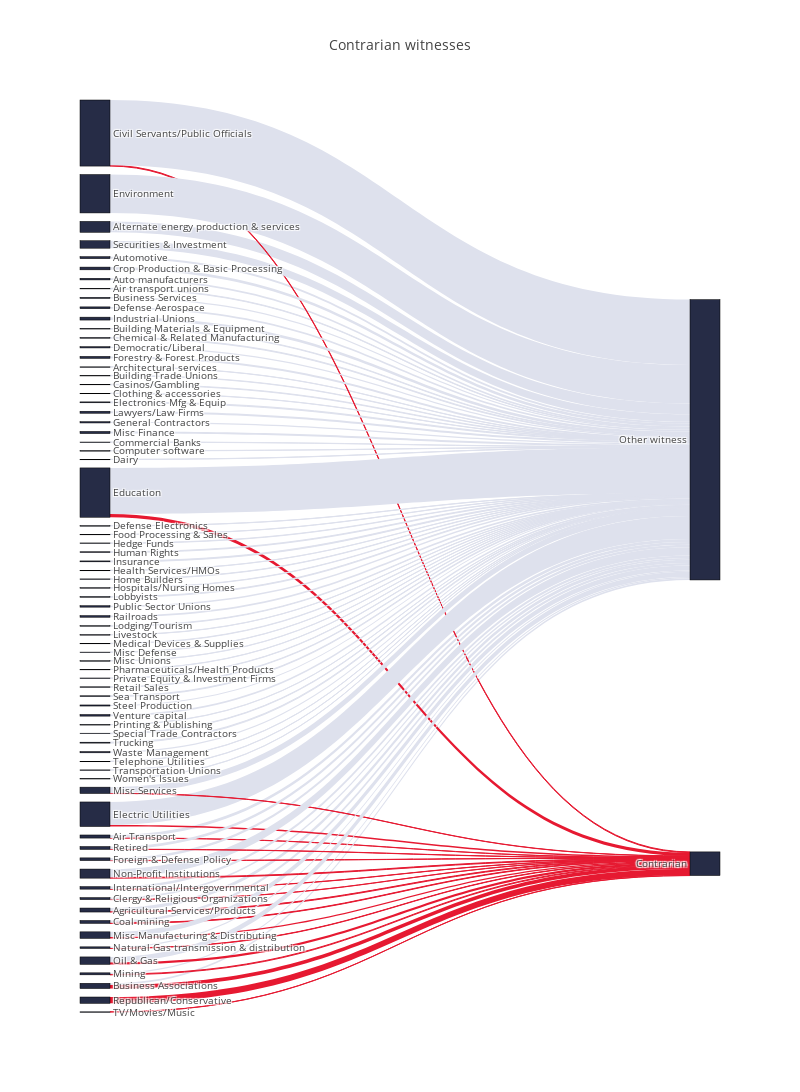

Notebook code for this chart:
### Code cell
data_trace = dict(
    type='sankey',
    domain = dict(
      x =  [0,1],
      y =  [0,1]
    ),
    orientation = "h",
    valueformat = ".0f",
    node = dict(
      pad = 10,
      thickness = 30,
      line = dict(
        color = "black",
        width = 0.5
      ),
      label =  node_labels4,
      color = df4['color'],
    ),
    link = dict(
      source = df4['source'].dropna(axis=0, how='any'),
      target = df4['target'].dropna(axis=0, how='any'),
      value = df4['count'].dropna(axis=0, how='any'),
      color = df4['linkcolor'].dropna(axis=0, how='any'),
      opacity = 0.4
  )
)

layout =  dict(
    title = "Contrarian witnesses",
    height = 1400,
    width = 800,
    font = dict(
      size = 10
    ),    
)

fig = dict(data=[data_trace], layout=layout)
iplot(fig, validate=False)

### Figure 1 — Plotly figure (JSON) as saved in the notebook; plotly's stock layout.template omitted (floating-point values rounded to 4 significant figures)
{"data": [{"domain": {"x": [0, 1], "y": [0, 1]}, "link": {"color": ["#e61931", "#dee1ed", "#e61931", "#dee1ed", "#dee1ed", "#dee1ed", "#dee1ed", "#dee1ed", "#dee1ed", "#dee1ed", "#dee1ed", "#e61931", "#dee1ed", "#dee1ed", "#dee1ed", "#dee1ed", "#e61931", "#dee1ed", "#e61931", "#dee1ed", "#dee1ed", "#e61931", "#dee1ed", "#dee1ed", "#dee1ed", "#dee1ed", "#dee1ed", "#dee1ed", "#dee1ed", "#dee1ed", "#e61931", "#dee1ed", "#e61931", "#dee1ed", "#dee1ed", "#dee1ed", "#dee1ed", "#e61931", "#dee1ed", "#dee1ed", "#dee1ed", "#dee1ed", "#dee1ed", "#dee1ed", "#dee1ed", "#dee1ed", "#dee1ed", "#dee1ed", "#e61931", "#dee1ed", "#dee1ed", "#dee1ed", "#dee1ed", "#dee1ed", "#dee1ed", "#e61931", "#dee1ed", "#dee1ed", "#dee1ed", "#e61931", "#dee1ed", "#e61931", "#dee1ed", "#dee1ed", "#e61931", "#dee1ed", "#e61931", "#dee1ed", "#e61931", "#dee1ed", "#dee1ed", "#dee1ed", "#dee1ed", "#dee1ed", "#dee1ed", "#e61931", "#dee1ed", "#e61931", "#dee1ed", "#dee1ed", "#dee1ed", "#dee1ed", "#dee1ed", "#e61931", "#dee1ed", "#dee1ed", "#dee1ed", "#dee1ed", "#dee1ed", "#dee1ed"], "opacity": 0.4, "source": [0, 0, 1, 1, 2, 3, 4, 5, 6, 7, 8, 9, 9, 10, 11, 12, 13, 13, 14, 14, 15, 16, 16, 17, 18, 19, 20, 21, 22, 23, 24, 24, 25, 25, 26, 27, 28, 29, 29, 30, 31, 32, 33, 34, 35, 36, 37, 38, 39, 39, 40, 41, 42, 43, 44, 45, 45, 46, 47, 48, 48, 49, 49, 50, 51, 51, 52, 52, 53, 53, 54, 55, 56, 57, 58, 59, 60, 61, 61, 62, 63, 64, 65, 66, 67, 68, 69, 70, 71, 72], "target": [74, 73, 74, 73, 73, 73, 73, 73, 73, 73, 73, 74, 73, 73, 73, 73, 74, 73, 74, 73, 73, 74, 73, 73, 73, 73, 73, 73, 73, 73, 74, 73, 74, 73, 73, 73, 73, 74, 73, 73, 73, 73, 73, 73, 73, 73, 73, 73, 74, 73, 73, 73, 73, 73, 73, 74, 73, 73, 73, 74, 73, 74, 73, 73, 74, 73, 74, 73, 74, 73, 73, 73, 73, 73, 73, 74, 73, 74, 73, 73, 73, 73, 73, 74, 73, 73, 73, 73, 73, 73], "value": [4, 18, 1, 16, 3, 60, 1, 9, 11, 3, 2, 20, 9, 6, 3, 4, 4, 359, 1, 10, 1, 3, 13, 1, 1, 15, 1, 10, 1, 7, 18, 253, 9, 126, 5, 211, 1, 1, 14, 11, 7, 1, 2, 2, 2, 4, 16, 5, 1, 13, 11, 1, 4, 3, 2, 4, 7, 1, 12, 8, 28, 1, 34, 1, 2, 7, 4, 46, 12, 29, 1, 1, 2, 8, 9, 35, 3, 1, 15, 4, 41, 3, 6, 1, 1, 1, 5, 9, 7, 1]}, "node": {"color": ["#262C46", "#262C46", "#262C46", "#262C46", "#262C46", "#262C46", "#262C46", "#262C46", "#262C46", "#262C46", "#262C46", "#262C46", "#262C46", "#262C46", "#262C46", "#262C46", "#262C46", "#262C46", "#262C46", "#262C46", "#262C46", "#262C46", "#262C46", "#262C46", "#262C46", "#262C46", "#262C46", "#262C46", "#262C46", "#262C46", "#262C46", "#262C46", "#262C46", "#262C46", "#262C46", "#262C46", "#262C46", "#262C46", "#262C46", "#262C46", "#262C46", "#262C46", "#262C46", "#262C46", "#262C46", "#262C46", "#262C46", "#262C46", "#262C46", "#262C46", "#262C46", "#262C46", "#262C46", "#262C46", "#262C46", "#262C46", "#262C46", "#262C46", "#262C46", "#262C46", "#262C46", "#262C46", "#262C46", "#262C46", "#262C46", "#262C46", "#262C46", "#262C46", "#262C46", "#262C46", "#262C46", "#262C46", "#262C46", "#262C46", "#262C46", "#262C46", "#262C46", "#262C46", "#262C46", "#262C46", "#262C46", "#262C46", "#262C46", "#262C46", "#262C46", "#262C46", "#262C46", "#262C46", "#262C46", "#262C46"], "label": ["Agricultural Services/Products", "Air Transport", "Air transport unions", "Alternate energy production & services", "Architectural services", "Auto manufacturers", "Automotive", "Building Materials & Equipment", "Building Trade Unions", "Business Associations", "Business Services", "Casinos/Gambling", "Chemical & Related Manufacturing", "Civil Servants/Public Officials", "Clergy & Religious Organizations", "Clothing & accessories", "Coal mining", "Commercial Banks", "Computer software", "Crop Production & Basic Processing", "Dairy", "Defense Aerospace", "Defense Electronics", "Democratic/Liberal", "Education", "Electric Utilities", "Electronics Mfg & Equip", "Environment", "Food Processing & Sales", "Foreign & Defense Policy", "Forestry & Forest Products", "General Contractors", "Health Services/HMOs", "Hedge Funds", "Home Builders", "Hospitals/Nursing Homes", "Human Rights", "Industrial Unions", "Insurance", "International/Intergovernmental", "Lawyers/Law Firms", "Livestock", "Lobbyists", "Lodging/Tourism", "Medical Devices & Supplies", "Mining", "Misc Defense", "Misc Finance", "Misc Manufacturing & Distributing", "Misc Services", "Misc Unions", "Natural Gas transmission & distribution", "Non-Profit Institutions", "Oil & Gas", "Pharmaceuticals/Health Products", "Printing & Publishing", "Private Equity & Investment Firms", "Public Sector Unions", "Railroads", "Republican/Conservative", "Retail Sales", "Retired", "Sea Transport", "Securities & Investment", "Special Trade Contractors", "Steel Production", "TV/Movies/Music", "Telephone Utilities", "Transportation Unions", "Trucking", "Venture capital", "Waste Management", "Women's Issues", "Other witness", "Contrarian"], "line": {"color": "black", "width": 0.5}, "pad": 10, "thickness": 30}, "orientation": "h", "type": "sankey", "valueformat": ".0f"}], "layout": {"font": {"size": 10}, "height": 1400, "title": "Contrarian witnesses", "width": 800}}
